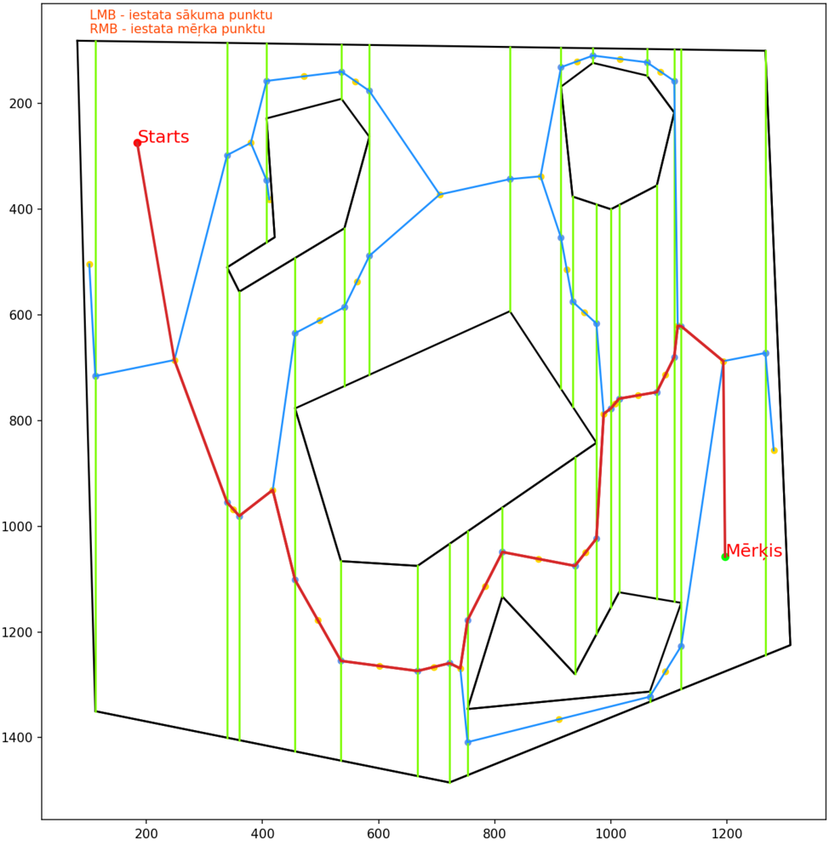
#> input picture assets/VD_start_goal.png, 829 x 851 px, shrunk from 974 x 1000 before the run
$ python contour_estimator.py -i assets/VD_start_goal.png
#> lines starting #> are read from the running program, lines starting #| are printed output that depends on the picture; after the words box and inside, x2 and y2 are one past the last pixel; in counts of white or black regions, pixels touching at a corner belong together
# Importē nepieciešamās bibliotēkas
import cv2
import numpy as np
from matplotlib import pyplot as plt
import os
import argparse
import json

def main(INPUT_FILE, ALPHA, OUTPUT_PATH, VERBOSE_MODE, VISUALIZE, OVERWRITE_JSON, INTERNAL_CALL):
#> called with INPUT_FILE = 'assets/VD_start_goal.png', ALPHA = 0.01, VERBOSE_MODE = False, VISUALIZE = True, OVERWRITE_JSON = False, INTERNAL_CALL = False
    def verbose_print(message):
        if VERBOSE_MODE:
            print(message)

    # Nolasa attēlu un to pārveido par grayscale.
    # Visi pikseļi, kuru vērtības ir lielākas par 128 tiek uzskatīti par melniem,
    # pārējie - par baltiem.
    image = cv2.imread(INPUT_FILE)
#> image is the input picture: shape (851, 829, 3); mean B, G, R 241.8, 247, 244.5
    if np.all(image == None):
        raise Exception(f"Nolasītais fails \"{INPUT_FILE}\" nav derīgs attēls!")
    filename, ext = os.path.splitext(INPUT_FILE)
    filename = filename.split(os.sep)[-1]
    json_file_name = f"{filename}_polygon_functions.json"
    JSON_EXISTS = os.path.exists(json_file_name)
    verbose_print(f"Fails {INPUT_FILE} veiksmīgi nolasīts")

    gray = cv2.cvtColor(image, cv2.COLOR_BGR2GRAY)
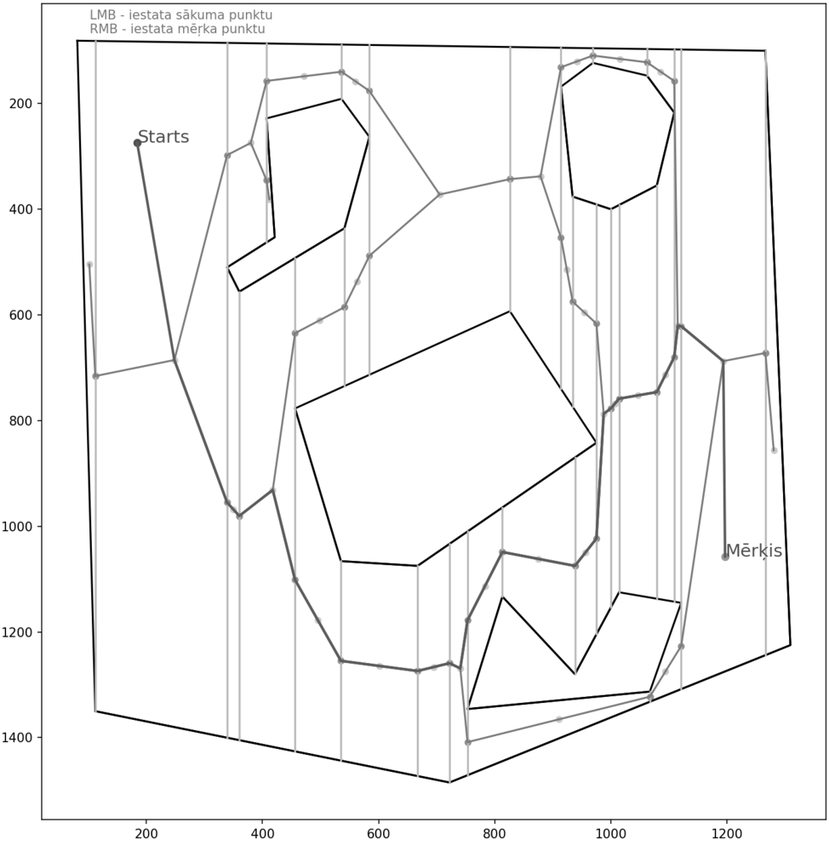
#> gray: shape (851, 829); min 0, max 255, mean 245.6
    _, thresh = cv2.threshold(gray, 128, 255, cv2.THRESH_BINARY_INV)
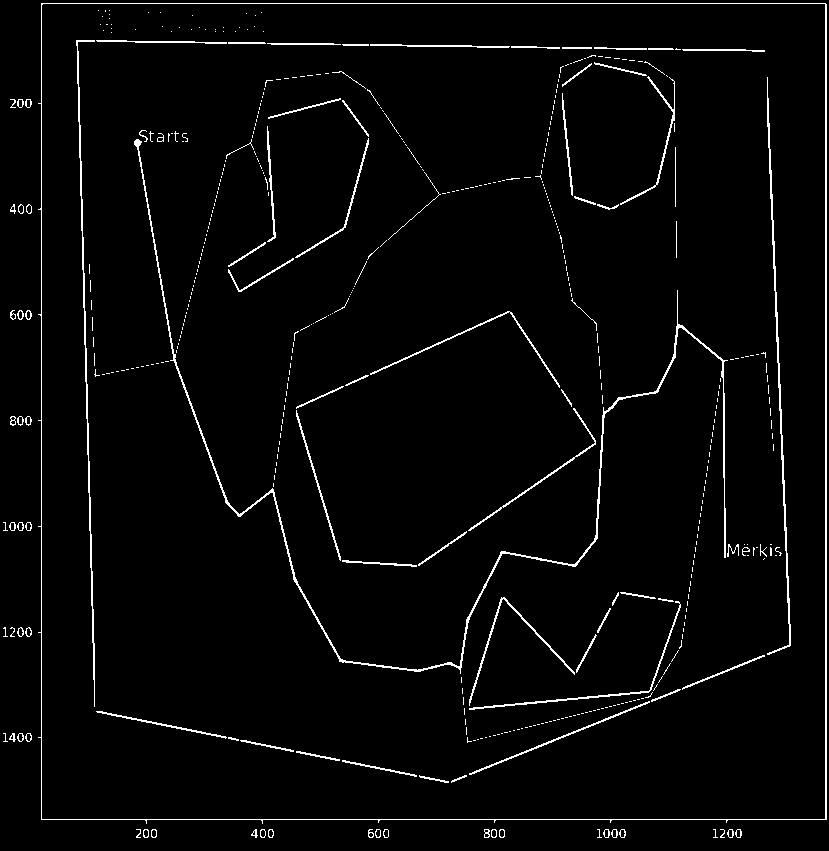
#> thresh: shape (851, 829); 2.9% white in thin lines or dots
    # Pārliecinās, ka visas līnijas ir biezākas par 1 px,
    # lai atrastās kontūras varētu izšķirt hierarhiski
    kernel = np.ones((5,5), np.uint8)
    thresh = cv2.dilate(thresh, kernel=kernel, iterations=1)
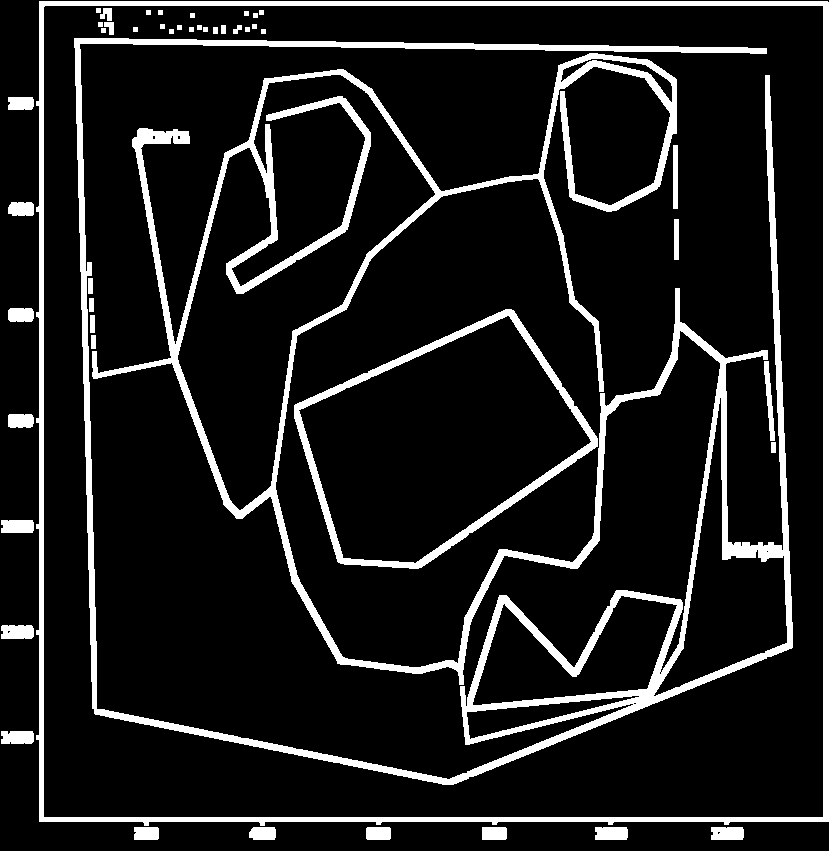
#> thresh: shape (851, 829); 11.7% white; 48 white regions
    verbose_print("Attēls pārveidots par pelēktoņu attēlu.")

    # No attēla iegūst kontūras (daudzstūrus)
    contours, hierarchy = cv2.findContours(thresh, cv2.RETR_TREE, cv2.CHAIN_APPROX_SIMPLE)
#> contours = 62 contours, 26 with area under 20; largest, box (x1, y1, x2, y2) and area: (36, 1, 829, 826) 647168, (43, 5, 824, 818) 633356, (74, 38, 793, 785) 123759, (177, 74, 436, 511) 50337, (294, 309, 598, 569) 48357
    hierarchy = np.array(hierarchy)
    if len(contours) == 0:
        raise Exception(f"Neizdevās attēlā noteikt kontūras")
    verbose_print(f"Attēlā pirms filtrēšanas atrastas {len(contours)} kontūras.")

    # Hierarhijas struktūra
    # https://docs.opencv.org/4.x/d9/d8b/tutorial_py_contours_hierarchy.html
    # [Next, Previous, First_Child, Parent]

    # Atlasa visas kontūras, kurām ir "iepriekšējā" kontūra tajā pašā hierarhijas līmenī
    cond1 = (hierarchy[0,:,0] != -1)
    # Atlasa visas kontūras, kurām ir "nākamajā" kontūra tajā pašā hierarhijas līmenī
    cond2 = (hierarchy[0,:,1] != -1)
    cond_12 = np.logical_or(cond1, cond2)

    # Atlasa kontūras, kurai nav "iepriekšējā", nav "nākamā" un nav "vecāka"
    # citiem vārdiem sakot - ārējo kontūru
    cond3_0 = np.logical_and(hierarchy[0,:,0] == -1, hierarchy[0,:,1] == -1)
    cond3 = np.logical_and(cond3_0, hierarchy[0,:,3] == -1)

    indices = np.logical_or(cond_12, cond3)
    old_contours_len = len(contours)
#> old_contours_len = 62
    contours = [c for index, c in enumerate(contours) if indices[index]]
#> contours = 58 contours, 24 with area under 20; largest, box (x1, y1, x2, y2) and area: (36, 1, 829, 826) 647168, (74, 38, 793, 785) 123759, (177, 74, 436, 511) 50337, (294, 309, 598, 569) 48357, (653, 397, 788, 697) 13132
    verbose_print(f"Izfiltrētas {old_contours_len - len(contours)} liekas kontūras")


    # Izveido attēlus, kuros attēlot rezultātu
    result_only_contours = np.ones_like(image) * 255
    result_overlap = image.copy()

    # šeit tiks glabāti funkcijas, kas apraksta daudzstūrus
    poly_functions = {}

    # corner_points saraksta id, kas atbilst ārējai kontūrai
    outer_contour_id = np.argmax(indices)
#> outer_contour_id = 0

    # Analizē atrastās kontūras
    for i, contour in enumerate(contours):
        # aprēķina precizitātes parametru
        closed_shape=True
        epsilon = ALPHA * cv2.arcLength(contour, closed_shape)

        # Aproksimē attiecīgo kontūru līdz daudzstūriem
        approx = cv2.approxPolyDP(contour, epsilon, True)
        approx_flat = [np.squeeze(arr, axis=0) for arr in approx]

        if len(approx) == 0:
            raise Exception("Neizdevās aproksimēt poligonus no kontūrām")
        verbose_print(f"Aproksimēta kontūra ar {len(approx)} punktiem")

        # Uzzīmē kontūras uz rezultējošiem attēliem
        cv2.drawContours(result_only_contours, [approx], -1, (0,0,0), thickness=1)
        cv2.drawContours(result_overlap, [approx], -1, (0,255,0), thickness=5)

        poly_functions[i] = {}
        if (not JSON_EXISTS or OVERWRITE_JSON) or INTERNAL_CALL:
            if i == outer_contour_id:
                poly_functions[i]["is_outer"] = True
            else:
                poly_functions[i]["is_outer"] = False

        if i == outer_contour_id:
            verbose_print("==== Ārējā kontūra ====")
        else:
            verbose_print(f"==== {i}. šķērslis ====")

        # Saglabā stūra punktus, uzzīmē tos uz attēla
        last_corner_point = np.array([-1, -1])
        for j, point in enumerate(approx_flat):
            corner_point =  np.array(point) #[0]

            # lai izvairītos no horizontālas vai vertikālas taisnes
            if np.any(corner_point == last_corner_point):
                corner_point = corner_point + 1

            #corners.append(corner_point)
            last_corner_point = corner_point

            if not JSON_EXISTS or OVERWRITE_JSON or INTERNAL_CALL:
                # Iegūst taisnes vienādojumu
                x1, y1 = corner_point
                x2, y2 = approx_flat[(j+1) % len(approx_flat)]

                if x2-x1 == 0 or y2-y1 == 0:
                    x1 += 1
                    y1 += 1

                A = (y2-y1) / (x2-x1)
                B = -1
                C = y1 - A * x1

                poly_functions[i][j] = {
                    "y": f"lambda x: int({A}*x + {C})",
                    "y_can":f"labmda x, y: {A}*x + {B}*y + {C} == 0",
                    "x_start": x1.tolist(),
                    "x_end": x2.tolist()
                }
                y_str = f"{A:.3f}*x {B:.3f}*y + {C:.3f} = 0" if C>=0 else f"{A:.3f}*x {B:.3f}*y {C:.3f} = 0"
                verbose_print(f"{j+1}.\t{y_str}")

            cv2.circle(result_only_contours, corner_point, 7, (0, 0, 255), -1)
#> this loop made 58 passes
#> (epsilon, approx_flat) on passes 14 to 23: (32.79, [[39, 1], [39, 821], [828, 821], [828, 2]]), (0.28, [[771, 442], [771, 452], [775, 452], [775, 442]]), (1.71, [[764, 361], [770, 440], [774, 440], [768, 361]]), (0.34, [[91, 335], [91, 348], [95, 348], [95, 335]]), (0.42, [[90, 315], [90, 332], [94, 332], [94, 315]]), (9.21, [[513, 310], [294, 405], [338, 562], [421, 567], [597, 446]]), (0.34, [[89, 298], [89, 311], [93, 311], [93, 298]]), (0.38, [[88, 278], [88, 293], [92, 293], [92, 278]]), (0.88, [[674, 219], [674, 259], [678, 259], [678, 219]]), (1.34, [[673, 145], [673, 208], [677, 208], [677, 145]])
#> epsilon on passes 1 to 6: 0.905, 0.905, 0.708, 0.697, 0.719, 0.731
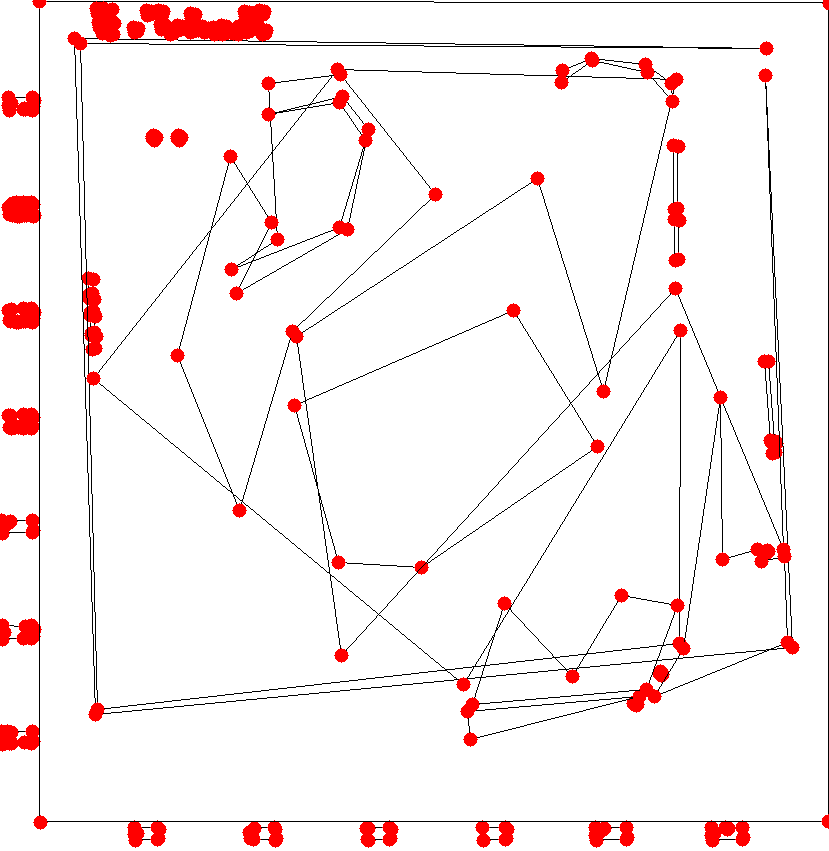
#> result_only_contours: shape (851, 829, 3); mean B, G, R 239.5, 239.5, 249.4
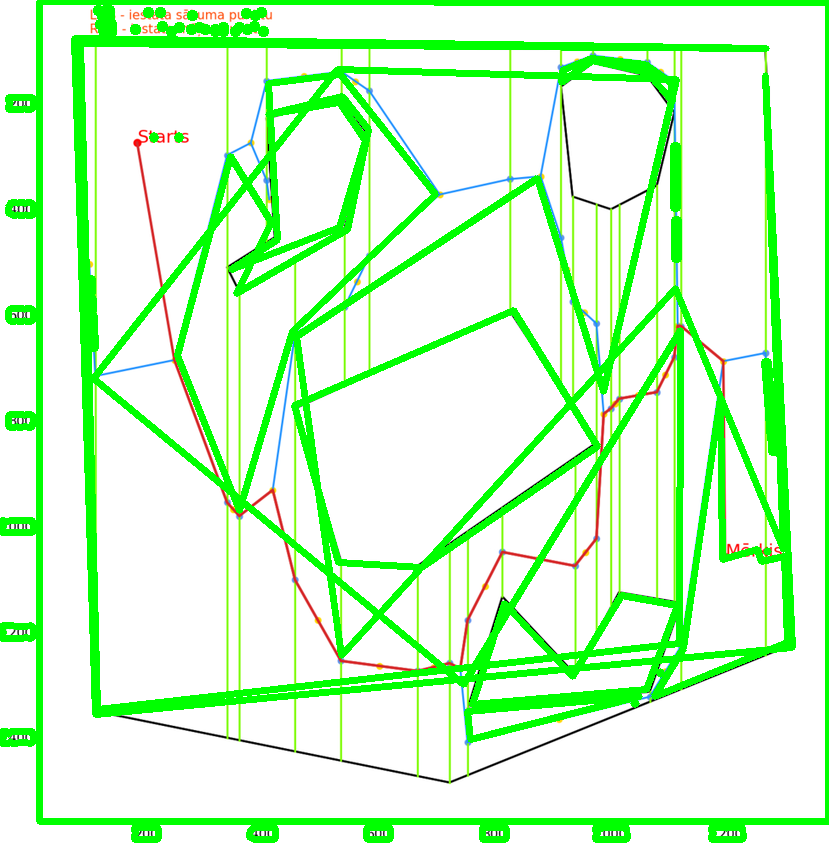
#> result_overlap: shape (851, 829, 3); 16.27% of pixels changed, all inside (x1, y1, x2, y2) = (0, 0, 829, 843)
#> after the loop, poly_functions = 58 items

    verbose_print("Izpilde veiksmīga")

    # Izvada un saglabā rezutlātus
    if VISUALIZE and not INTERNAL_CALL:
        fig, axs = plt.subplots(1, 3, figsize=(15,5))
        axs[0].imshow(cv2.cvtColor(image, cv2.COLOR_BGR2RGB))
        axs[0].set_title("Oriģinālā karte")

        axs[1].imshow(cv2.cvtColor(result_only_contours, cv2.COLOR_BGR2RGB))
        axs[1].set_title("Tikai kontūras")

        axs[2].imshow(cv2.cvtColor(result_overlap, cv2.COLOR_BGR2RGB))
        axs[2].set_title("Pārklājums")

        fig.suptitle(f"Approksimēti daudzstūri pie α = {ALPHA}")
        plt.show()
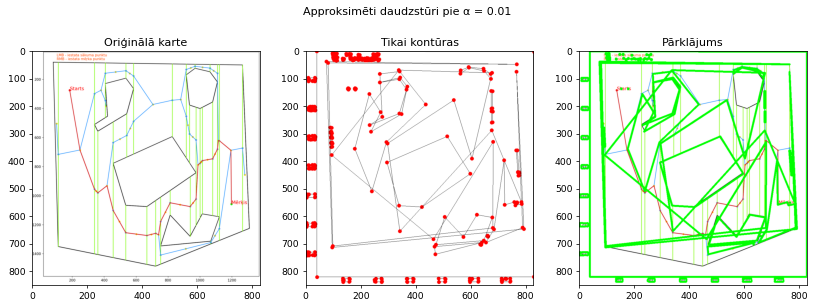
#> figure drawn by matplotlib, 3 panels

    if OUTPUT_PATH and not INTERNAL_CALL:
        contour_img_path = os.path.join(OUTPUT_PATH,filename+"_polygons"+ext)
        try:
            cv2.imwrite(contour_img_path, cv2.cvtColor(result_only_contours, cv2.COLOR_BGR2RGB))
        except:
            print(f"Neizdevās saglabāt {contour_img_path}")

        overlap_img_path = os.path.join(OUTPUT_PATH,filename+"_overlap"+ext)
        try:
            cv2.imwrite(overlap_img_path, cv2.cvtColor(result_overlap, cv2.COLOR_BGR2RGB))
        except:
            print(f"Neizdevās saglabāt {overlap_img_path}")

    if not JSON_EXISTS or OVERWRITE_JSON and not INTERNAL_CALL:
        json_str = json.dumps(poly_functions, indent=4)
        with open(json_file_name, "w") as json_file:
            json_file.write(json_str)

        print(f"Fails \"{json_file_name}\" saglabāts veiksmīgi!")

    verbose_print("Programmas izpilde pabeigta")

    X_pixels = len(image[0])
#> X_pixels = 829
    Y_pixels = len(image)
#> Y_pixels = 851
    return poly_functions, X_pixels, Y_pixels

if __name__ == "__main__":
    # Komandrindas argumentu apstrāde
    parser = argparse.ArgumentParser(description="2D vides daudzstūru aproksimācija")
    parser.add_argument("--input", "-i", help="Ceļš uz ieejas failu", type=str)
    parser.add_argument("--alpha", "-a", help="Daudzstūru aproksimācijas precizitāte (zemāka -> precīzāk).", default=0.01, type=float)
    parser.add_argument("--output", "-o", help="Izejas attēlu atrašanās vieta.", type=str)
    parser.add_argument("--overwrite_json", "-j", action="store_true", help="Pārrakstīt JSON failu. in")
    parser.add_argument("--verbose", "-v", action="store_true", help="Rādīt pilnu programmas izvadi.")
    parser.add_argument("--draw", "-d", action="store_true", help="Vizualizēt rezultātu.")
    parser.add_argument("--internal_call", action="store_true", help="Paredzēts, kad izsauc no citas programmas.")
    args = parser.parse_args()

    INPUT_FILE = args.input
    ALPHA = args.alpha
    OUTPUT_PATH = args.output
    VERBOSE_MODE = args.verbose
    VISUALIZE = args.draw
    OVERWRITE_JSON = args.overwrite_json
    INTERNAL_CALL = args.internal_call

    if INPUT_FILE == None:
        raise Exception("Norādi ieejas failu!")

    if not VISUALIZE and not OUTPUT_PATH and not INTERNAL_CALL:
        VISUALIZE = True

    if not os.path.exists(INPUT_FILE):
        raise Exception(f"Fails \"{INPUT_FILE}\" netika atrasts!")

    if ALPHA <= 0:
        raise Exception(f"Vērtībai alpha jābūt lielākai par 0. Tika ievadīts {ALPHA}")

    if OUTPUT_PATH and not os.path.exists(OUTPUT_PATH):
        raise Exception(f"Izejas mape \"{OUTPUT_PATH}\" netika atrasta.")

    main(INPUT_FILE, ALPHA, OUTPUT_PATH, VERBOSE_MODE, VISUALIZE, OVERWRITE_JSON, INTERNAL_CALL)
